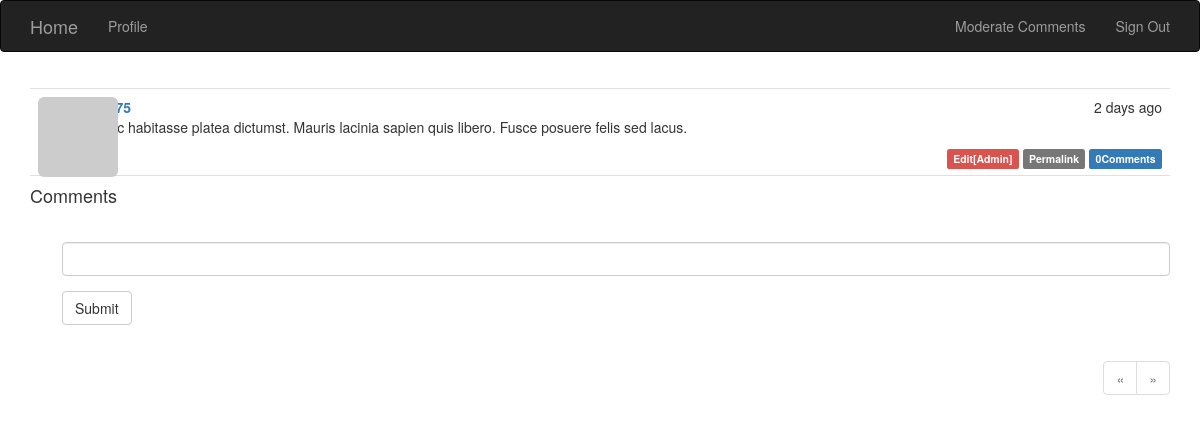
The app's page /post/2 (signed in) with its own data.
### flasky.py (models this page shows, shortened)
class Post(db.Model):
    __tablename__ = 'posts'
    id = db.Column(db.Integer, primary_key=True)
    body = db.Column(db.Text)
    timestamp = db.Column(db.DateTime, index=True, default=datetime.utcnow)
    author_id = db.Column(db.Integer, db.ForeignKey('users.id'))
    body_html = db.Column(db.Text)
    comments = db.relationship('Comment', backref='post', lazy='dynamic')

### flasky.py (the view)
@app.route('/post/<int:id>', methods=['GET', 'POST'])
def post(id):
    post = Post.query.get_or_404(id)
    form = CommentForm()
    if form.validate_on_submit():
        comment = Comment(body=form.body.data,
                          post=post, author=current_user._get_current_object())
        db.session.add(comment)
        flash('Your comment has been published.')
        return redirect(url_for('post', id=post.id, page=-1))
    page = request.args.get('page', 1, type=int)
    if page == -1:
        page = (post.comments.count()) // current_app.config['FLASKY_COMMENTS_PER_PAGE'] + 1
    pagination = post.comments.order_by(Comment.timestamp.asc()).paginate(
        page, per_page=current_app.config['FLASKY_COMMENTS_PER_PAGE'],
        error_out=False
    )
    comments = pagination.items
    return render_template('post.html', posts=[post], form=form, comments=comments,
                           pagination=pagination)

### flasky.py
class CommentForm(Form):
    body = StringField('', validators=[data_required()])
    submit = SubmitField('Submit')

### flasky.py (called while the page is built)
@login_manager.user_loader
def load_user(user_id):
    return User.query.get(user_id)

@app.context_processor
def inject_permissions():
    return dict(Permission=Permission)

    def can(self, permissions):
        return self.role is not None and (self.role.permissions & permissions) == permissions

    def gravatar(self, size=100, default='identicon', rating='g'):
        if request.is_secure:
            url = 'https://secure.gravatar.com/avatar'
        else:
            url = 'https://www.gravatar.com/avatar'
        hash = hashlib.md5(self.email.encode('utf-8')).hexdigest()
        return '{url}/{hash}?s={size}&d={default}&r={rating}'.format(
            url=url, hash=hash, size=size, default=default, rating=rating)

### templates/post.html (shortened to what this page needs)
{% extends "base.html" %}
{% import "bootstrap/wtf.html" as wtf %}
{% import "_macros.html" as macros %}
{% block page_content %}
{% include "_posts.html" %}
<h4 id="comments">Comments</h4>
{% if current_user.can(Permission.COMMENT) %}
<div class="comment-form">
    {{ wtf.quick_form(form) }}
</div>
{% endif %}
{% if pagination %}
<div class="pagination">
    {{ macros.pagination_widget(pagination, 'post', fragment='#comments', id=posts[0].id) }}
</div>
{% endif %}
{% endblock %}

### templates/_posts.html (shortened to what this page needs)
<ul class="posts">
    {% for post in posts %}
    <li class="post">
        <div class="post-thumbnail">
            <a href="{{ url_for('user', username=post.author.username) }}">
                <img class="img-rounded profile-thumbnail"
                src="{{ post.author.gravatar(size=40) }}">
            </a>
        </div>
        <div class="post-content">
            <div class="post-date">{{ moment(post.timestamp).fromNow() }}</div>
            <div class="post-author">
                <a href="{{ url_for('user', username=post.author.username) }}">
                </a>
            </div>
            <div class="post-body">
                {% if post.body_html %}
                    {{ post.body_html | safe }}
                {% else %}
                    {{ post.body }}
                {% endif %}
            </div>
            <div class="post-footer">
                {% if current_user == post.author %}
                <a href="{{ url_for('edit', id=post.id) }}">
                    <span class="label label-primary">Edit</span>
                </a>
                {% elif current_user.is_authenticated and current_user.is_administrator %}
                <a href="{{ url_for('edit', id=post.id) }}">
                    <span class="label label-danger">Edit[Admin]</span>
                </a>
                {% endif %}
                <a href="{{ url_for('post', id=post.id) }}">
                    <span class="label label-default">Permalink</span>
                </a>
                <a href="{{ url_for('post', id=post.id) }}#comments">
                    <span class="label label-primary">
                        {{ post.comments.count() }}Comments
                    </span>
                </a>
            </div>
        </div>
    </li>
    {% endfor %}
</ul>

### static/styles.css (style rules this page uses)
.profile-thumbnail { position: absolute; }
ul.posts { list-style-type: none; padding: 0px; margin: 16px 0px 0px 0px; border-top: 1px solid #e0e0e0; }
ul.posts li.post { padding: 8px; border-bottom: 1px solid #e0e0e0; }
div.post-date { float: right; }
div.post-author { font-weight: bold; }
div.post-thumbnail { position: absolute; }
div.post-content { margin-left: 48px; min-height: 48px; }
div.post-footer { text-align: right; }
div.comment-form { margin: 16px 0px 16px 32px; }
div.pagination { width: 100%; text-align: right; padding: 0px; margin: 0px; }

### records on screen
Post: timestamp "2 days ago", body_html "In hac habitasse platea dictumst. Mauris lacinia sapien quis libero. Fusce posuere felis sed lacus.", comments.count "0"
